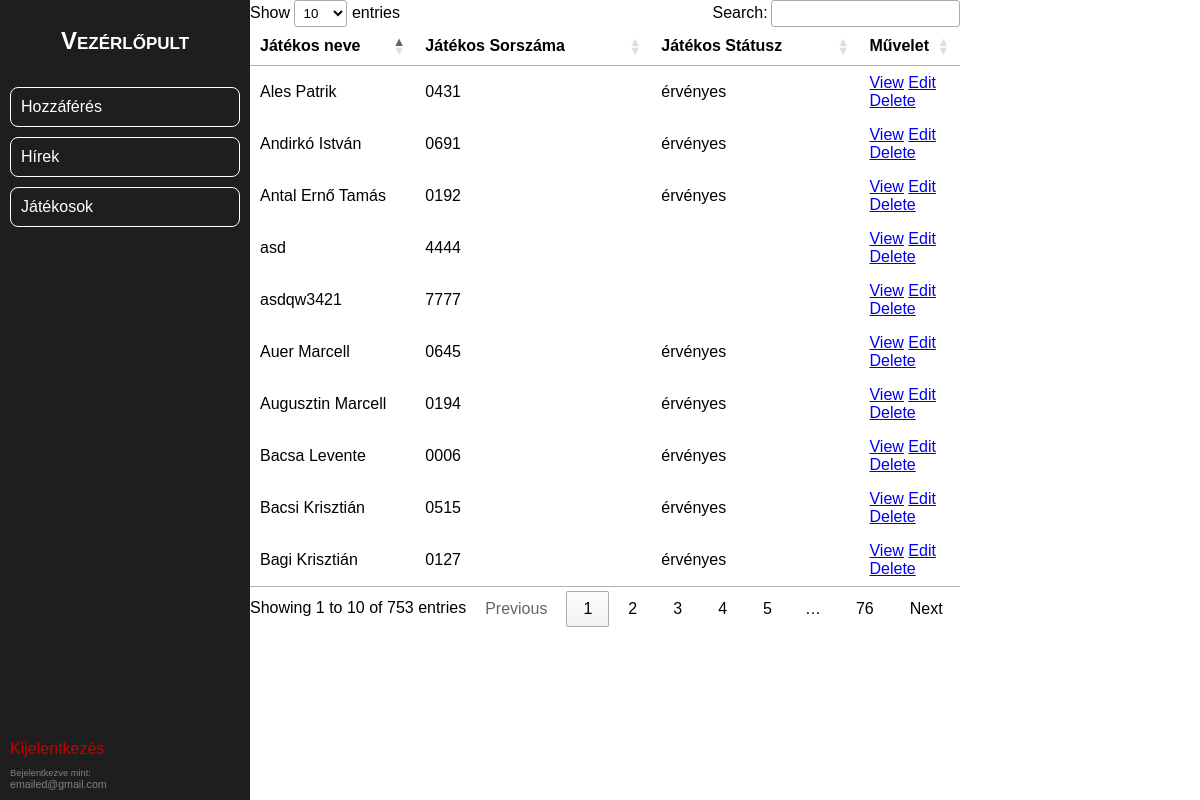
Page /admin/players/ezt_szerintem_folosleges_players_health_existing.php (signed in) on the earlier database version.
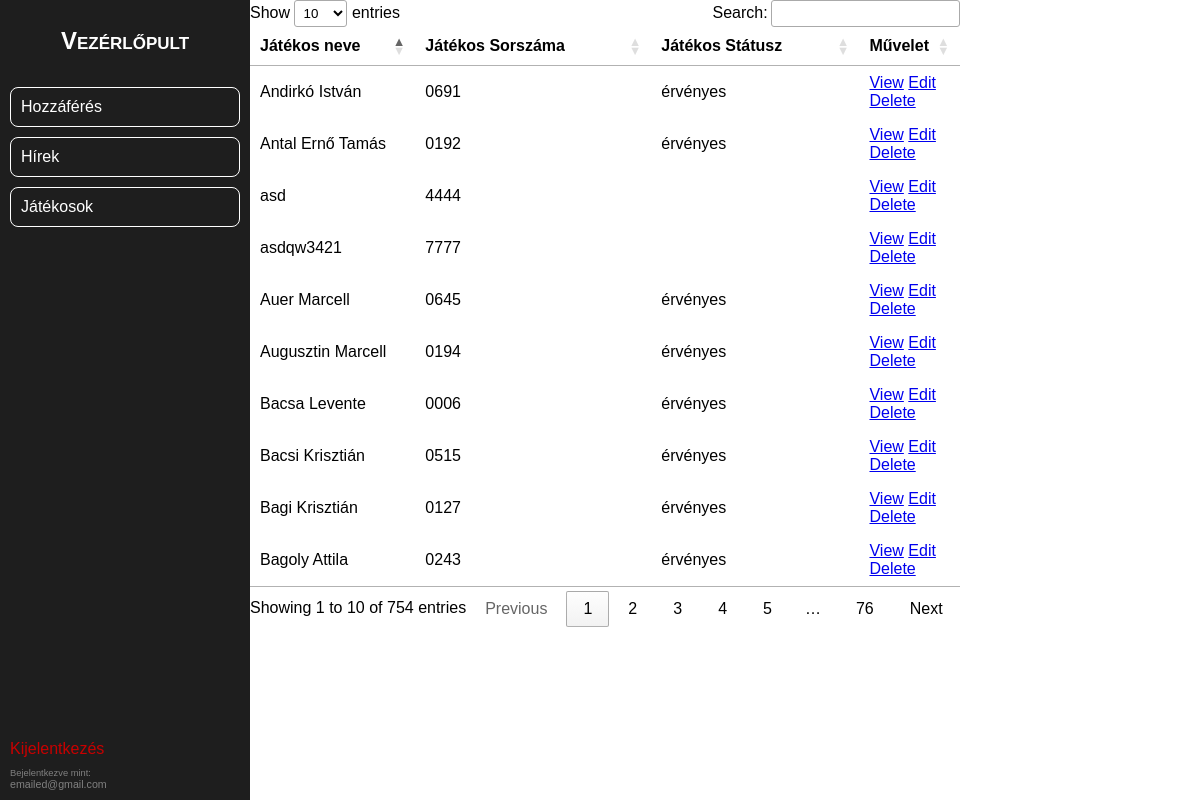
Same page on the later database version.
### tables this page shows
CREATE TABLE IF NOT EXISTS `players_data` (
  `player_id` int NOT NULL AUTO_INCREMENT,
  `name` varchar(100) DEFAULT NULL,
  `registration_number` varchar(10) DEFAULT NULL,
  `validity_date` date DEFAULT NULL,
  `status` enum('érvényes','eltiltva') DEFAULT NULL,
  `suspension_start_date` date DEFAULT NULL,
  `suspension_end_date` date DEFAULT NULL,
  `profile_pic` text NOT NULL,
  PRIMARY KEY (`player_id`)
);

### admin/players/ezt_szerintem_folosleges_players_health_existing.php (the view, shortened to what this page needs)
<?php
include("../headers/header.php");
?>
<div class="posts-list w-100 p-5">
    <div class="news-container">
        <link rel="stylesheet" type="text/css" href="https://cdn.datatables.net/1.10.25/css/jquery.dataTables.min.css">
        <table class="table table-bordered" id="players-table-data">
            <thead>
                <tr>
                    <th style="width:15%;">Játékos neve</th>
                    <th style="width:45%;">Játékos Sorszáma</th>
                    <th style="width:45%;">Játékos Státusz</th>
                    <th style="width:25%;">Művelet</th>
                </tr>
            </thead>
            <tbody>
                <?php
                include('../../connect.php');
                $sqlSelect = "SELECT * FROM players_data";
                $result = mysqli_query($conn, $sqlSelect);
                while ($data = mysqli_fetch_array($result)) {
                ?>
                    <tr>
                        <td><?php echo $data["name"] ?></td>
                        <td><?php echo $data["registration_number"] ?></td>
                        <td><?php echo $data["status"] ?></td>
                        <td>
                            <a class="btn btn-info" href="players_check.php?id=<?php echo $data["player_id"] ?>">View</a>
                            <a class="btn btn-warning" href="players_health_edit.php?id=<?php echo $data["player_id"] ?>">Edit</a>
                            <a class="btn btn-danger" href="players_health_delete.php?id=<?php echo $data["player_id"] ?>">Delete</a>
                        </td>
                    </tr>
                <?php
                }
                ?>
            </tbody>
        </table>
    </div>
</div>
<?php
include("../headers/footer.php");
?>

### admin/headers/header.php (shortened to what this page needs)
<!DOCTYPE html>
<html lang="en">
<head>
</head>
<body>
    <div class="main">
        <div class="container">
            <h1 class="dashboard"><a href="../panels/dashboard_panel.php">Vezérlőpult</a></h1>
            <div class="menu-container">
                <a href="../panels/admin_panel.php" class="admin">Hozzáférés</a>
                <a href="../panels/news_panel.php" class="news">Hírek</a>
                <a href="../panels/players_panel.php" class="players">Játékosok</a>
            </div>
            <div class="logged">
                <a href="../logout.php" class="logout">Kijelentkezés</a>
                <div class="logged-user">
                    <span class="in-as">Bejelentkezve mint:</span>
                    <span id="user"><?php print $_SESSION["email"] ?></span>
                </div>
            </div>
        </div>

### admin/headers/footer.php
</div>
</body>
</html>

Differences in the rows shown:
removed players_data: name "Ales Patrik", registration_number "0431", status "érvényes"
now on this page (row unchanged): players_data: name "Bagoly Attila", registration_number "0243", status "érvényes"
Other differences:
text written by a page script: "Show entries Search: Showing 1 to 10 of 753 entries Previous 1 2 3 4 5 … 76 Next" → "Show entries Search: Showing 1 to 10 of 754 entries Previous 1 2 3 4 5 … 76 Next"
